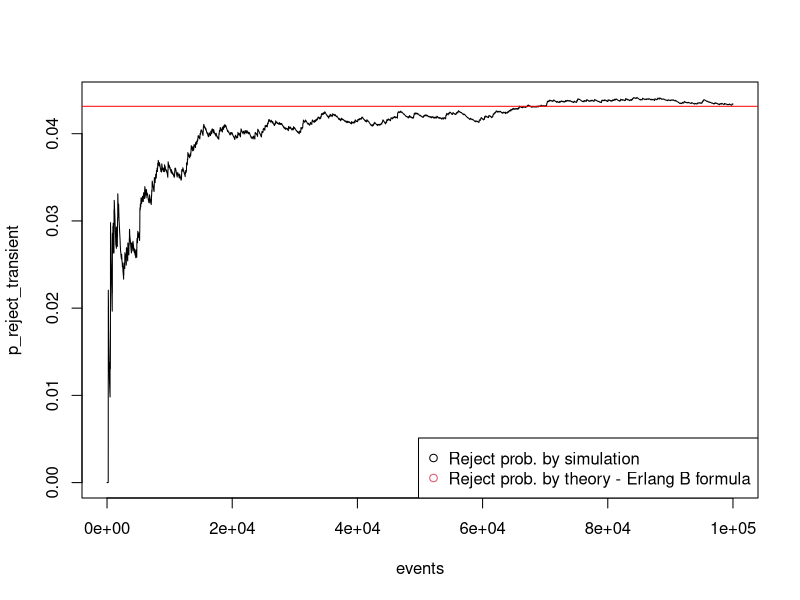
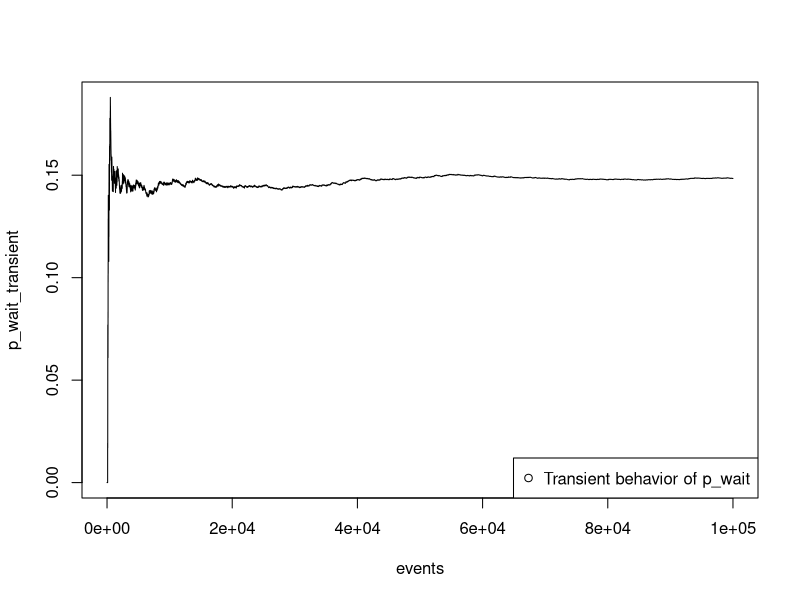

The R source for these figures, in order:
## ---- chunk 1
knitr::opts_chunk$set(echo = TRUE)

simulate_MMKK <- function(lambda, mu, K){
  
  N=1e5; # number of events to simulate;

  p_reject=0; # blocking probability
  p_reject_transient=rep(N, 0); # transient blocking probability
  T=0; # simulation time
  
  # a state is the number of jobs (or warm servers) currently in the system
  state=0;  #initial state
  
  for (i in 1:N) {
  
    U=lambda+state*mu;
    time_in_state=rexp(1,U)
    T=T+time_in_state;
  
    if (state==K) {
      # For the moment, let us find the overall time spent in state K
      p_reject=p_reject+time_in_state;
    }
  
    p_reject_transient[i]=p_reject/T;
  
    if (runif(1)<lambda/U){
        # An arrival occurred
        if (state<K){
          # The incoming job has room so it is accepted
          state=state+1;
        }
    } else {
        # A departure occurred
        state=state-1;    
    }
  }
  
  # The blocking probability by simulation
  p_reject=p_reject/T;
  
  # The blocking probability by theory (The Erlang B formula)
  p_reject_theory=0; 
  normalizing_constant=0;
  for (i in 0:K){
    normalizing_constant = normalizing_constant + (lambda/mu)**i / factorial(i);
  }
  
  p_reject_theory = (lambda/mu)**K / factorial(K);
  p_reject_theory = p_reject_theory / normalizing_constant;
  
  
  # Print the reject probabilities (simulation and theory)
  events=1:N;
  plot(events, p_reject_transient, type = "l", lty = 1)
  abline(h = p_reject_theory, col="red")
  legend("bottomright", legend = c("Reject prob. by simulation", "Reject prob. by theory - Erlang B formula"), col=1:2, pch=1);
  
  print(paste("Reject probability: ",p_reject," (by simulation)"));
  print(paste("Reject probability: ",p_reject_theory," (by theory - Erlang B formula)"));
}
## ---- chunk 2
knitr::opts_chunk$set(echo = TRUE)

set.seed(13); # Set seed for reproducibility
K=10;         # number of servers
lambda=0.6*K; # arrival rate
mu=1;         # service rate

simulate_MMKK(lambda,mu,K);

## ---- chunk 3
knitr::opts_chunk$set(echo = TRUE)

simulate_MMKK_plus_expiration <- function(lambda, mu, gamma, K){
  
  N=1e5; # number of events to simulate;

  num_jobs=0;      # overall number of jobs that arrived
  num_jobs_wait=0; # overall number of jobs that found no idle-on server upon arrival
  
  p_wait_transient=rep(N, 0);
  T=0; # simulation time
  
  # a state is the pair (busy, idleon). 
  busy=0; idleon=K;  #initial state 
   
  for (i in 1:N) {
  
    U=lambda+busy*mu+idleon*gamma;
    time_in_state=rexp(1,U);
    T=T+time_in_state;

    rnd=runif(1)
    if (rnd<lambda/U){
      # An arrival occurred

      # update performance measures
      num_jobs=num_jobs+1;
      if (idleon==0){
        num_jobs_wait=num_jobs_wait+1;
      }
      
      if (busy<K) {
        busy=busy+1;
        if (idleon>0) {
          idleon=idleon-1;
        }
      }

    } else if (rnd<(lambda+busy*mu)/U) {
      # A departure occurred
      busy=busy-1;
      idleon=idleon+1;
    } else {
      # A server expiration occurred
      idleon=idleon-1;      
    }

    p_wait_transient[i]=num_jobs_wait/num_jobs;

  }
  
  p_wait=num_jobs_wait/num_jobs;

  # Print p_wait
  print(paste("p_wait = ",p_wait));
  events=1:N;
  plot(events, p_wait_transient, type = "l", lty = 1)
  legend("bottomright", legend = c("Transient behavior of p_wait"), col=1:1, pch=1);
}
## ---- chunk 4
knitr::opts_chunk$set(echo = FALSE)

set.seed(10); # Set seed for reproducibility
K=10;         # number of servers
lambda=0.6*K; # arrival rate
mu=1;         # service rate
gamma=0.25;   # expiration rate

simulate_MMKK_plus_expiration(lambda,mu,gamma,K);

